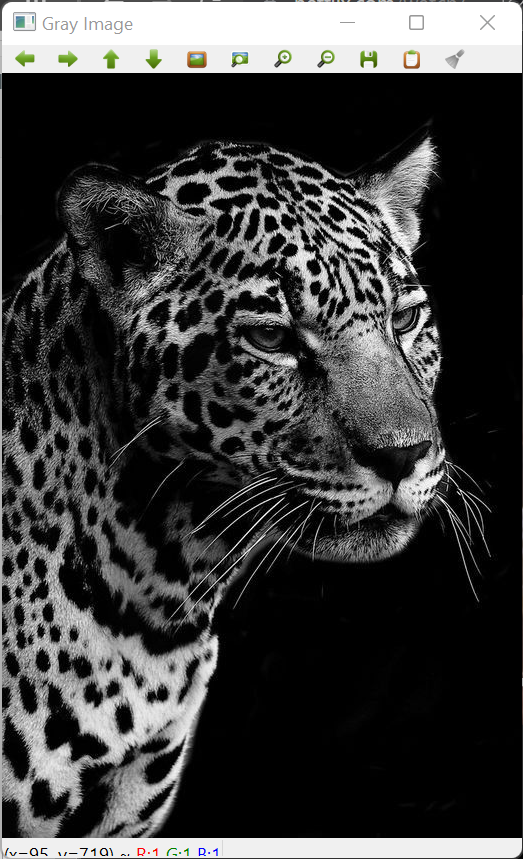
#> input picture gray.png, 523 x 859 px
$ jupyter execute Untitled.ipynb
#> lines starting #> are read from the running program, lines starting #| are printed output that depends on the picture
[cell 1]
import cv2
import matplotlib.pyplot as plt

[cell 2]
gray_image = cv2.imread("gray.png")
#> gray_image is the input picture: shape (859, 523, 3); mean B, G, R 62.4, 62.7, 62.7
color_image =cv2.imread("color.png",-1)
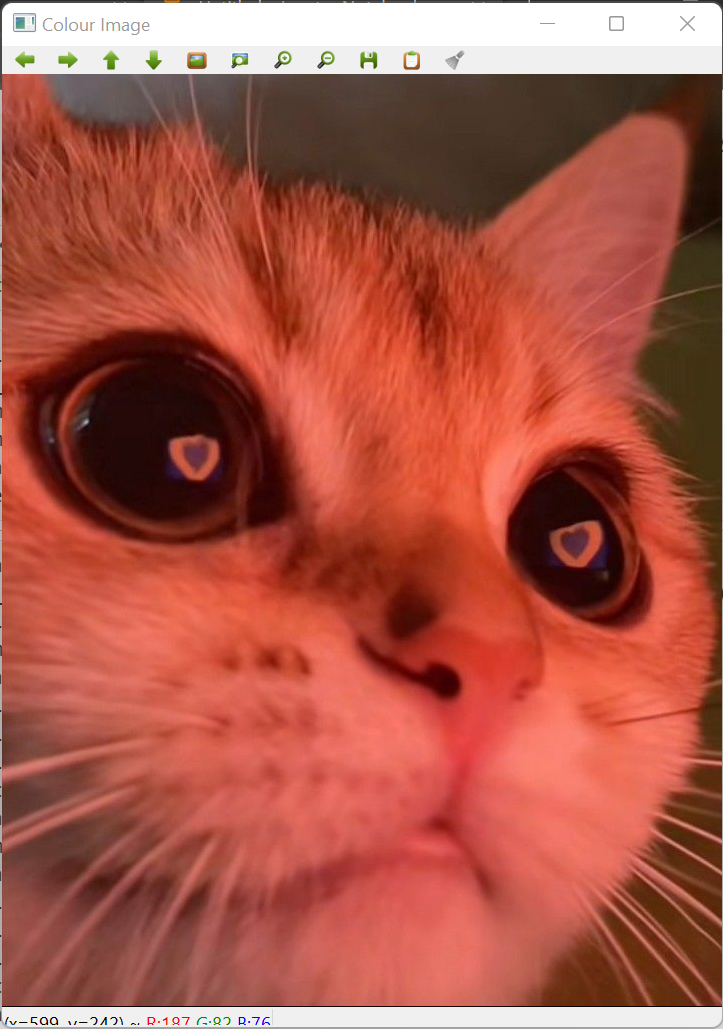
#> input picture color.png, 723 x 1029 px
#> color_image is the input picture: shape (1029, 723, 4); mean B, G, R, A 72.6, 87.2, 169.7, 255
cv2.imshow("Gray Image",gray_image)
cv2.imshow("Colour Image",color_image)
cv2.waitKey(0)
cv2.destroyAllWindows()

[cell 3]
import cv2
import matplotlib.pyplot as plt
gray_image = cv2.imread("gray.png")
color_image = cv2.imread("color.png")
#> color_image: shape (1029, 723, 3)
gray_hist = cv2.calcHist([gray_image],[0],None,[256],[0,256])
#> gray_hist = 256 values, max 170180 at index 0, min 23 at index 254, mean 1754.9
color_hist = cv2.calcHist([color_image],[0],None,[256],[0,256])
#> color_hist = 256 values, max 31106 at index 240, min 3 at index 195, mean 2906.1
plt.figure()
plt.imshow(gray_image)
plt.show()
plt.title("Histogram")
plt.xlabel("Grayscale Value")
plt.ylabel("Pixel Count")
plt.stem(gray_hist)
plt.show()
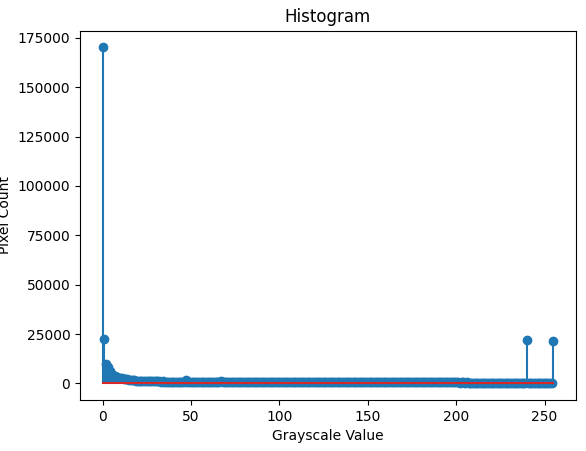
#> figure drawn by matplotlib, 1 panel; curve peaks at x = 0, y = 170180
plt.imshow(color_image)
plt.show()
plt.title("Histogram of Color Image - Green Channel")
plt.xlabel("Intensity Value")
plt.ylabel("Pixel Count")
plt.stem(color_hist)
plt.show()
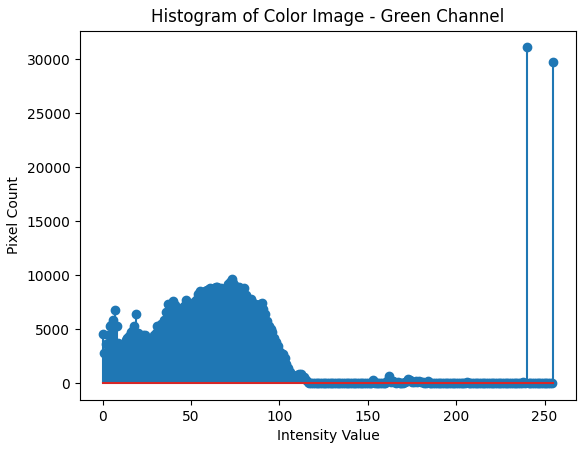
#> figure drawn by matplotlib, 1 panel; curve peaks at x = 240, y = 31106

[cell 4]
gray_image = cv2.imread("gray.png",0)
#> gray_image: shape (859, 523); min 0, max 255, mean 62.7
cv2.imshow("Gray Image",gray_image)
equ = cv2.equalizeHist(gray_image)
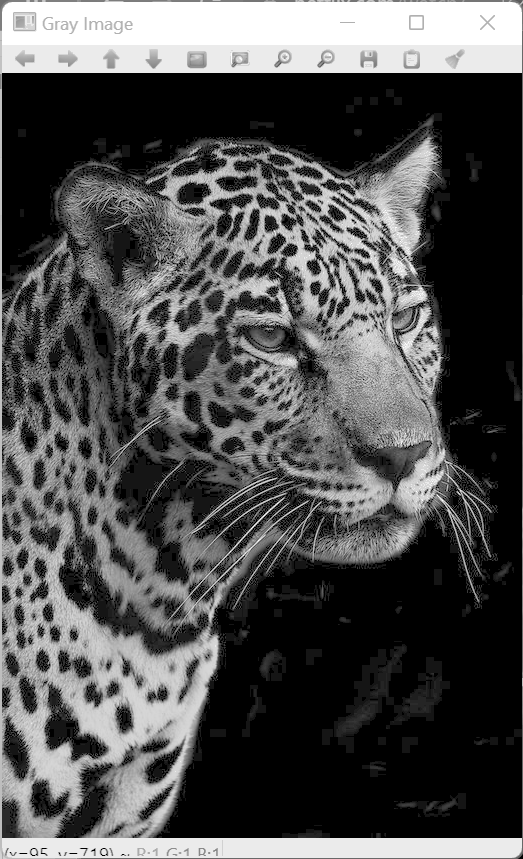
#> equ: shape (859, 523); min 0, max 255, mean 81.2
cv2.imshow("Equalized Image",equ)
cv2.waitKey(0)
cv2.destroyAllWindows
